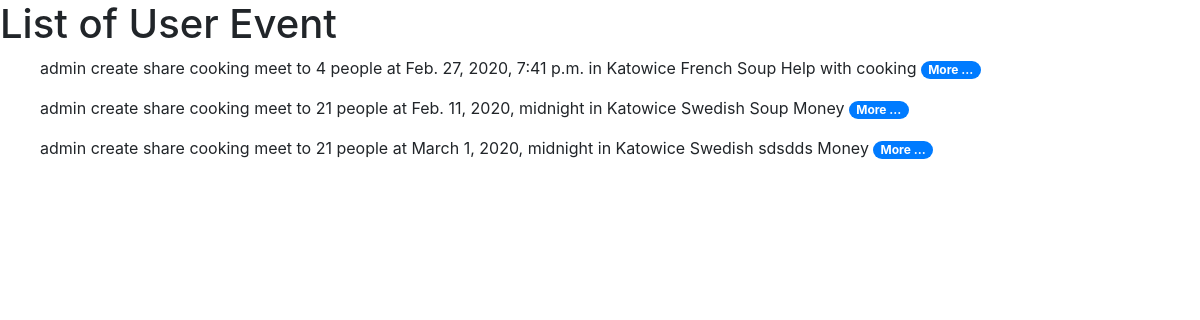
The page /events_detail_user/1/ on the database its author committed.
### cooking/models.py (models this page shows, shortened)
class Event(models.Model):
    COST_CHOISES = (
        ('M', 'Money'),
        ('P', 'Product'),
        ('C', "Help with cooking"),
        ('D', "Help with wash dish"),
    )
    owner = models.ForeignKey(User, related_name="owner", on_delete=models.CASCADE)
    people = models.IntegerField()
    date = models.DateTimeField()
    place = models.CharField(max_length=128)
    cuisine = models.ForeignKey(Cuisine, on_delete=models.CASCADE)
    meal = models.CharField(max_length=256,default='')
    cost = models.CharField(max_length=1, choices=COST_CHOISES, default='M')

class Cuisine(models.Model):
    name = models.CharField(max_length=48)
    description = models.TextField(null=True)
    def __str__(self):
        return self.name

### cooking/views.py (the view)
# urls.py: path('events_detail_user/<int:events_user>/', EventUserView.as_view(), name="events_user"),
class EventUserView(View):
    def get(self, request, events_user):
        events_user = Event.objects.filter(owner=events_user)
        ctx = {
            'events_user': events_user,
        }
        return render(request, 'show_event_user.html', ctx)

### cooking/templates/show_event_user.html
    {% load static %}
<link rel="stylesheet" href="https://stackpath.bootstrapcdn.com/bootstrap/4.1.3/css/bootstrap.min.css">
<h1>List of User Event</h1>
{% for event in events_user %}
<ol> {{event.owner}} create share cooking meet to {{event.people}} people at {{event.date}} in {{event.place}} {{event.cuisine}} {{event.meal}} {{event.get_cost_display}}   <a href="/event_detail/{{ event.id }}">
<span class="badge badge-pill badge-primary">More ...</span>
</a></ol>
{% endfor %}

### rows shown on the page
Event: owner "admin", people "4", date "Feb. 27, 2020, 7:41 p.m.", place "Katowice", cuisine "French", meal "Soup", cost "Help with cooking"
Event: owner "admin", people "21", date "Feb. 11, 2020, midnight", place "Katowice", cuisine "Swedish", meal "Soup", cost "Money"
Event: owner "admin", people "21", date "March 1, 2020, midnight", place "Katowice", cuisine "Swedish", meal "sdsdds", cost "Money"
